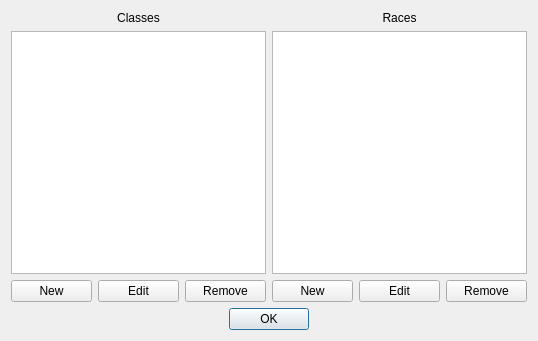
<?xml version="1.0" encoding="UTF-8"?>
<ui version="4.0">
 <class>Dialog</class>
 <widget class="QDialog" name="Dialog">
  <property name="geometry">
   <rect>
    <x>0</x>
    <y>0</y>
    <width>538</width>
    <height>341</height>
   </rect>
  </property>
  <property name="windowTitle">
   <string>Custom Content</string>
  </property>
  <layout class="QVBoxLayout" name="verticalLayout">
   <item>
    <layout class="QHBoxLayout" name="horizontalLayout">
     <item>
      <layout class="QVBoxLayout" name="verticalLayout_3">
       <item>
        <widget class="QLabel" name="label">
         <property name="text">
          <string>Classes</string>
         </property>
         <property name="alignment">
          <set>Qt::AlignmentFlag::AlignCenter</set>
         </property>
        </widget>
       </item>
       <item>
        <widget class="QListWidget" name="classes"/>
       </item>
       <item>
        <layout class="QHBoxLayout" name="horizontalLayout_2">
         <item>
          <widget class="QPushButton" name="newClass">
           <property name="text">
            <string>New</string>
           </property>
          </widget>
         </item>
         <item>
          <widget class="QPushButton" name="editClass">
           <property name="text">
            <string>Edit</string>
           </property>
          </widget>
         </item>
         <item>
          <widget class="QPushButton" name="removeClass">
           <property name="text">
            <string>Remove</string>
           </property>
          </widget>
         </item>
        </layout>
       </item>
      </layout>
     </item>
     <item>
      <layout class="QVBoxLayout" name="verticalLayout_2">
       <item>
        <widget class="QLabel" name="label_2">
         <property name="text">
          <string>Races</string>
         </property>
         <property name="alignment">
          <set>Qt::AlignmentFlag::AlignCenter</set>
         </property>
        </widget>
       </item>
       <item>
        <widget class="QListWidget" name="races"/>
       </item>
       <item>
        <layout class="QHBoxLayout" name="horizontalLayout_3">
         <item>
          <widget class="QPushButton" name="newRace">
           <property name="text">
            <string>New</string>
           </property>
          </widget>
         </item>
         <item>
          <widget class="QPushButton" name="editRace">
           <property name="text">
            <string>Edit</string>
           </property>
          </widget>
         </item>
         <item>
          <widget class="QPushButton" name="removeRace">
           <property name="text">
            <string>Remove</string>
           </property>
          </widget>
         </item>
        </layout>
       </item>
      </layout>
     </item>
    </layout>
   </item>
   <item>
    <widget class="QDialogButtonBox" name="buttonBox">
     <property name="orientation">
      <enum>Qt::Orientation::Horizontal</enum>
     </property>
     <property name="standardButtons">
      <set>QDialogButtonBox::StandardButton::Ok</set>
     </property>
     <property name="centerButtons">
      <bool>true</bool>
     </property>
    </widget>
   </item>
  </layout>
 </widget>
 <resources/>
 <connections>
  <connection>
   <sender>buttonBox</sender>
   <signal>accepted()</signal>
   <receiver>Dialog</receiver>
   <slot>accept()</slot>
   <hints>
    <hint type="sourcelabel">
     <x>248</x>
     <y>254</y>
    </hint>
    <hint type="destinationlabel">
     <x>157</x>
     <y>274</y>
    </hint>
   </hints>
  </connection>
  <connection>
   <sender>buttonBox</sender>
   <signal>rejected()</signal>
   <receiver>Dialog</receiver>
   <slot>reject()</slot>
   <hints>
    <hint type="sourcelabel">
     <x>316</x>
     <y>260</y>
    </hint>
    <hint type="destinationlabel">
     <x>286</x>
     <y>274</y>
    </hint>
   </hints>
  </connection>
 </connections>
</ui>
